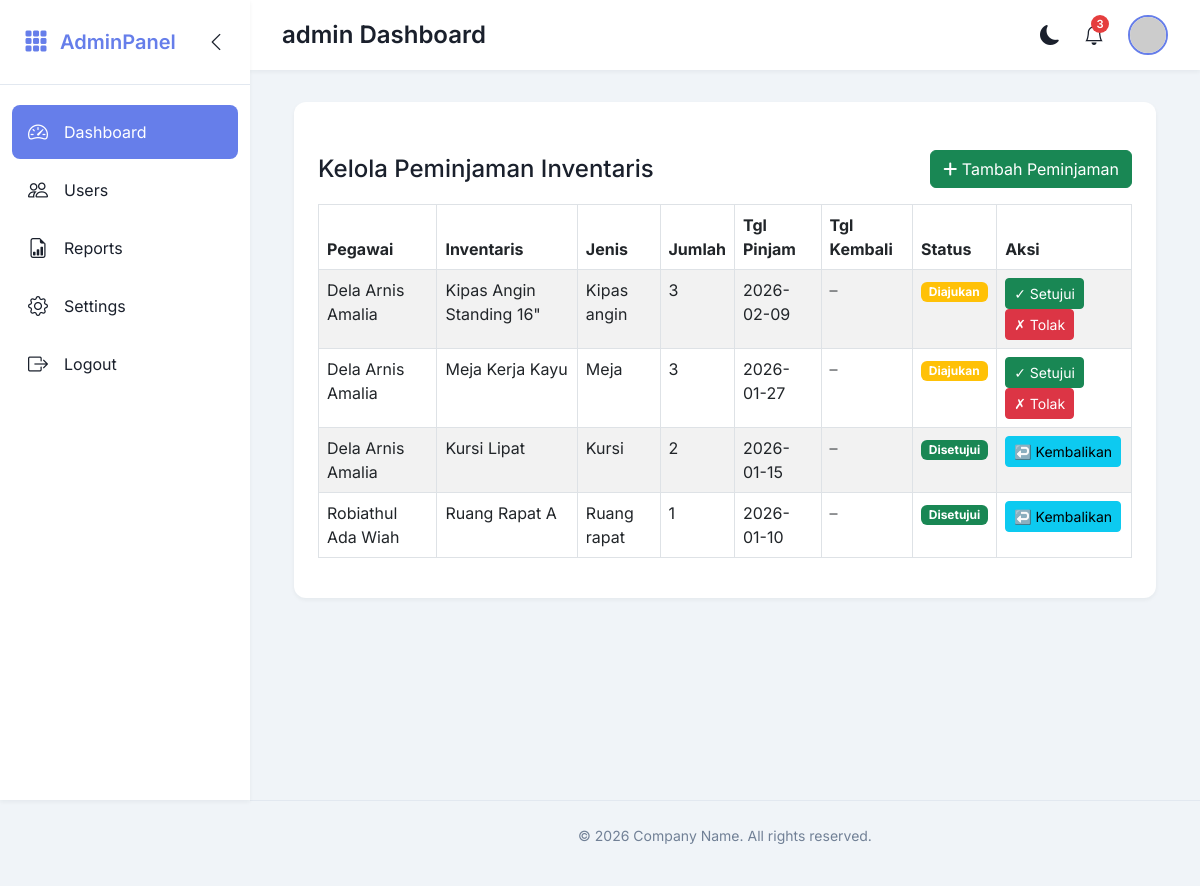
/kelola_peminjaman.php (signed in), run on the app's committed database.
### tables this page shows
CREATE TABLE `peminjaman` (
  `id_peminjaman` int(11) NOT NULL,
  `id` int(11) NOT NULL,
  `id_inventaris` int(11) NOT NULL,
  `jumlah_pinjam` int(11) NOT NULL,
  `tgl_pinjam` date NOT NULL,
  `tgl_kembali` date DEFAULT NULL,
  `status` enum('diajukan','disetujui','dikembalikan','ditolak') DEFAULT 'diajukan',
  `catatan` text DEFAULT NULL
);

CREATE TABLE `users` (
  `id` int(11) NOT NULL,
  `username` varchar(50) NOT NULL,
  `password` varchar(255) NOT NULL,
  `nama_lengkap` varchar(100) NOT NULL,
  `role` enum('admin','pegawai') NOT NULL DEFAULT 'pegawai'
);

CREATE TABLE `inventaris` (
  `id_inventaris` int(11) NOT NULL,
  `nama` varchar(100) NOT NULL,
  `foto` varchar(255) DEFAULT 'default.jpg',
  `jenis` enum('meja','kursi','kipas_angin','ruang_rapat','kendaraan') NOT NULL,
  `jumlah_total` int(11) NOT NULL,
  `jumlah_tersedia` int(11) NOT NULL
);

### kelola_peminjaman.php (the view, shortened to what this page needs)
<?php
require_once '../config/database.php';
$peminjaman = $connection->query("
    SELECT p.*, u.nama_lengkap, i.nama AS inventaris_nama, i.jenis
    FROM peminjaman p
    JOIN users u ON p.id = u.id
    JOIN inventaris i ON p.id_inventaris = i.id_inventaris
    ORDER BY p.tgl_pinjam DESC
");
$THEME = $_ENV['THEME'] ?? 'default';
?>
<!DOCTYPE html>
<html lang="id">
<head>
    <link href="../assets/default/css/bootstrap.min.css" rel="stylesheet">
    <link rel="stylesheet" href="https://cdnjs.cloudflare.com/ajax/libs/font-awesome/6.5.0/css/all.min.css">
</head>
<body>
<?php
include "../views/$THEME/header.php";
include "../views/$THEME/sidebar.php";
include "../views/$THEME/topnav.php";
include "../views/$THEME/upper_block.php";
?>
<div class="container-fluid mt-4">
    <div class="d-flex justify-content-between align-items-center mb-3">
        <h4 class="mb-0">Kelola Peminjaman Inventaris</h4>
        <a href="tambah_peminjaman.php" class="btn btn-success">
            <i class="fas fa-plus"></i> Tambah Peminjaman
        </a>
    </div>
    <div class="table-responsive">
        <table class="table table-bordered table-striped">
            <thead>
                <tr>
                    <th>Pegawai</th>
                    <th>Inventaris</th>
                    <th>Jenis</th>
                    <th>Jumlah</th>
                    <th>Tgl Pinjam</th>
                    <th>Tgl Kembali</th>
                    <th>Status</th>
                    <th>Aksi</th>
                </tr>
            </thead>
            <tbody>
                <?php if ($peminjaman && $peminjaman->num_rows > 0): ?>
                    <?php while ($row = $peminjaman->fetch_assoc()): ?>
                    <tr>
                        <td><?= htmlspecialchars($row['nama_lengkap']) ?></td>
                        <td><?= htmlspecialchars($row['inventaris_nama']) ?></td>
                        <td><?= ucfirst(str_replace('_', ' ', $row['jenis'])) ?></td>
                        <td><?= $row['jumlah_pinjam'] ?></td>
                        <td><?= $row['tgl_pinjam'] ?></td>
                        <td>
                            <?php if ($row['tgl_kembali']): ?>
                                <span class="text-success"><?= $row['tgl_kembali'] ?></span>
                            <?php else: ?>
                                <span class="text-muted">–</span>
                            <?php endif; ?>
                        </td>
                        <td>
                            <span class="badge bg-<?=
                                $row['status'] == 'disetujui' ? 'success' :
                                ($row['status'] == 'dikembalikan' ? 'secondary' :
                                ($row['status'] == 'ditolak' ? 'danger' : 'warning'))
                            ?>"><?= ucfirst($row['status']) ?></span>
                        </td>
                        <td>
                            <?php if ($row['status'] == 'diajukan'): ?>
                                <a href="?action=approve&id=<?= $row['id_peminjaman'] ?>" class="btn btn-sm btn-success">✓ Setujui</a>
                                <a href="?action=reject&id=<?= $row['id_peminjaman'] ?>" class="btn btn-sm btn-danger">✗ Tolak</a>
                            <?php elseif ($row['status'] == 'disetujui'): ?>
                                <a href="?action=return&id=<?= $row['id_peminjaman'] ?>" class="btn btn-sm btn-info">↩️ Kembalikan</a>
                            <?php else: ?>
                                <span class="text-muted">–</span>
                            <?php endif; ?>
                        </td>
                    </tr>
                    <?php endwhile; ?>
                <?php else: ?>
                    <tr>
                        <td colspan="8" class="text-center">Belum ada data peminjaman.</td>
                    </tr>
                <?php endif; ?>
            </tbody>
        </table>
    </div>
</div>
<?php
include "../views/$THEME/lower_block.php";
include "../views/$THEME/footer.php";
?>
</body>
</html>

### style.css (style rules this page uses)
:root { --primary-color: #667eea; --secondary-color: #8898aa; --accent-color: #7f7fd5; --success-color: #38a169; --danger-color: #e53e3e; --warning-color: #dd6b20; --info-color: #3182ce; --light-color: #f7fafc; --dark-color: #1a202c; --sidebar-width: 250px; --sidebar-collapsed-width: 70px; --transition-speed: 0.3s; --body-bg: #f0f4f8; --card-bg: #ffffff; --text-color: #1a202c; --text-muted: #718096; --border-color: #e2e8f0; --shadow-sm: 0 0.125rem 0.25rem rgba(26, 32, 44, 0.05); --shadow: 0 0.5rem 1rem rgba(26, 32, 44, 0.12); }
* { margin: 0; padding: 0; box-sizing: border-box; }
body { font-family: 'Inter', sans-serif; background-color: var(--body-bg); color: var(--text-color); transition: background-color var(--transition-speed), color var(--transition-speed); }

### data on the page
peminjaman: id.nama_lengkap "Dela Arnis Amalia", id_inventaris.nama "Kipas Angin Standing 16\"", id_inventaris.jenis "Kipas angin", jumlah_pinjam "3", tgl_pinjam "2026-02-09", status "Diajukan"
peminjaman: id.nama_lengkap "Dela Arnis Amalia", id_inventaris.nama "Meja Kerja Kayu", id_inventaris.jenis "Meja", jumlah_pinjam "3", tgl_pinjam "2026-01-27", status "Diajukan"
peminjaman: id.nama_lengkap "Dela Arnis Amalia", id_inventaris.nama "Kursi Lipat", id_inventaris.jenis "Kursi", jumlah_pinjam "2", tgl_pinjam "2026-01-15", status "Disetujui"
peminjaman: id.nama_lengkap "Robiathul Ada Wiah", id_inventaris.nama "Ruang Rapat A", id_inventaris.jenis "Ruang rapat", jumlah_pinjam "1", tgl_pinjam "2026-01-10", status "Disetujui"

### other printed values
$_SESSION['username'] "admin"
